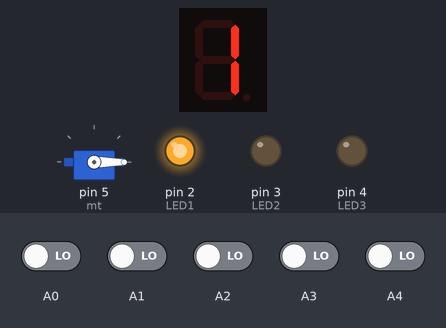
A sketch run on a simulated Arduino Uno, built with avr-gcc and run on an emulated ATmega328P. Parts: 1-digit seven-segment display, servo, output pins drawn as LEDs (lit = HIGH). Wiring (inferred from the names in the program): 1-digit 7-segment display, segments lit when LOW: segments pin 12, pin 13, pin 8, pin 7, pin 6, pin 11, pin 10, pin 9. Dashed ring = blinking. The test bench sets the inputs (shaded band); at power-on: A0–4 LOW. The segment pins are drawn as the display they are named for; pins used as bus, display or sensor lines are not drawn; what the sketch prints to the serial monitor is not drawn.

Above: at 1.2 s.
1.3 s: A0 driven HIGH
At 2.0 s:
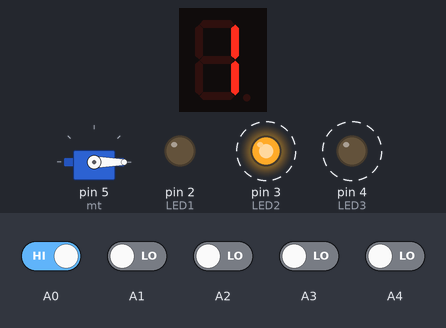
2.9 s: A4 driven HIGH
At 3.53 s:
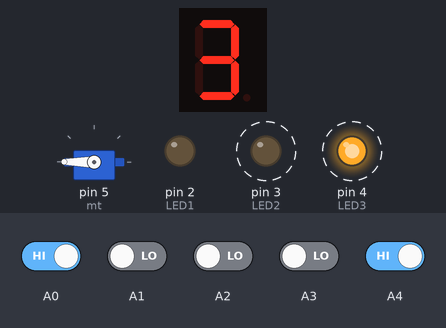
5.3 s: A0 driven LOW
At 6.1 s:
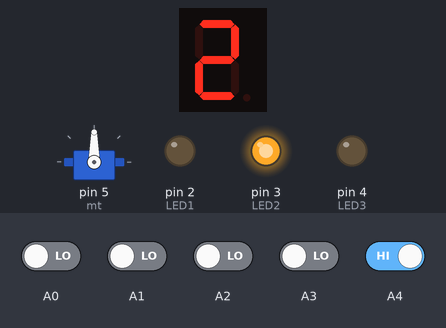
7.0 s: A1 driven HIGH
At 8.2 s:
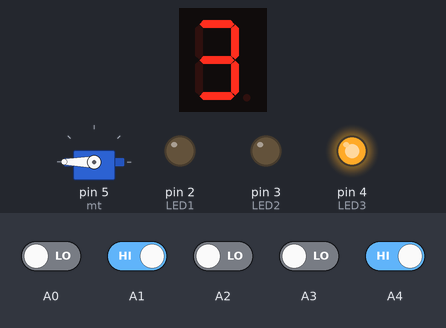
8.6 s: A2 driven HIGH
At 9.8 s:
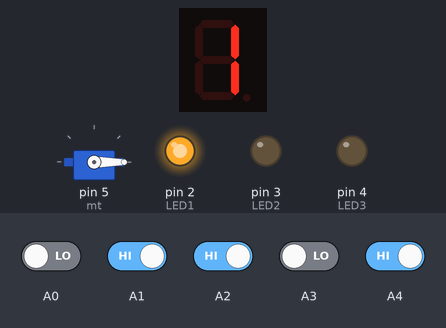
10.7 s: A2 driven LOW
At 11.7 s:
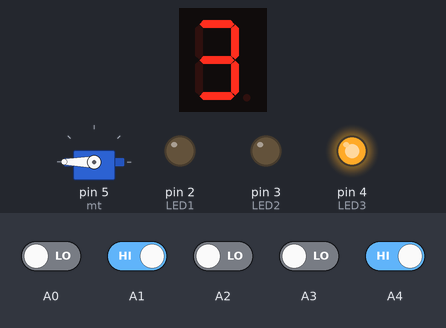
Timing chart, 0 to 13.7 s (numbered marks = the images above; inputs shaded):
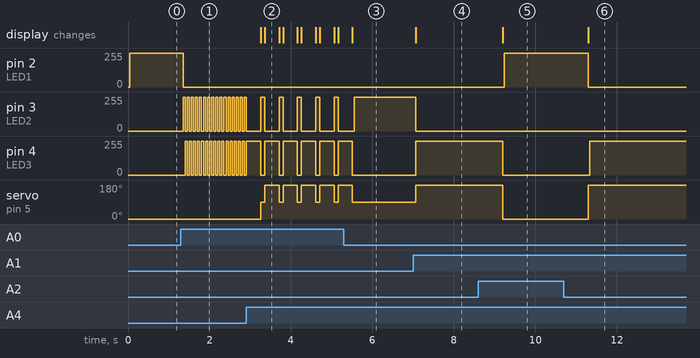

The sketch:

amsp_elevador1.ino
```cpp
#include<Servo.h>
int A = 12;
int B = 13;
int C = 8;
int D = 7;
int E = 6;
int F = 11;
int G = 10;
int DP = 9;
Servo mt;
int andar = 1;
int LED=1;
int LED1=2;
int LED2=3;
int LED3=4;

int bt1=0;
int bt2=0;
int bt3=0;
int bt4=0;
int bt=0;

void setup(){
  pinMode(A, OUTPUT);
  pinMode(B, OUTPUT);
  pinMode(C, OUTPUT);
  pinMode(D, OUTPUT);
  pinMode(E, OUTPUT);
  pinMode(F, OUTPUT);
  pinMode(G, OUTPUT);
  pinMode(DP, OUTPUT);
  mt.attach(5);
  mt.write(0);
  Serial.begin(9600);
  pinMode(LED1, OUTPUT);
  pinMode(LED2, OUTPUT);
  pinMode(LED3, OUTPUT);

}
void loop(){
  Serial.println(andar);
  bt=digitalRead(A0);
  bt1=digitalRead(A1);
  bt2=digitalRead(A2);
  bt3=digitalRead(A3);
  bt4=digitalRead(A4);

  if(andar==1){

    digitalWrite(A, 1);
    digitalWrite(B, 0);
    digitalWrite(C, 0);
    digitalWrite(D, 1);
    digitalWrite(E, 1);
    digitalWrite(F, 1);
    digitalWrite(G, 1);
    digitalWrite(DP, 1);
    mt.write(0);
  }
    if(andar==2){

    digitalWrite(A, 0);
    digitalWrite(B, 0);
    digitalWrite(C, 1);
    digitalWrite(D, 0);
    digitalWrite(E, 0);
    digitalWrite(F, 1);
    digitalWrite(G, 0);
    digitalWrite(DP, 1);
      mt.write(90);
  }
    if(andar==3){

    digitalWrite(A, 0);
    digitalWrite(B, 0);
    digitalWrite(C, 0);
    digitalWrite(D, 0);
    digitalWrite(E, 1);
    digitalWrite(F, 1);
    digitalWrite(G, 0);
    digitalWrite(DP, 1);
      mt.write(180);
  }
  digitalWrite(LED1, 0);
  digitalWrite(LED2, 0);
  digitalWrite(LED3, 0);

  if(LED==1){
   digitalWrite(LED1, 1);
  }
  if(LED==2){
   digitalWrite(LED2, 1);
  }
  if(LED==3){
   digitalWrite(LED3, 1);
  }


  if(bt==1){
    LED++;
    delay(50);
    if(LED>3){
      LED=2;
    }

  }
   if(bt1==1){
    LED=3;
   }
    if(bt2==1){
    LED=1;
  }
   if(bt3==1){
    LED--;
    delay(50);
    if(LED<1){
      LED=2;
    }

  }
   if(bt4==1){
     if(andar==1){
     while(LED != andar){
       andar++;
       delay(300);

     }
     }
      if(andar==2){
        if(LED==3){
          andar=3;
          delay(50);
        }
         if(LED==1){
          andar=1;
          delay(50);
        }
     }
       if(andar==3){
     while(LED != andar){
       andar--;
       delay(300);

     }
}

   }
}
```

Measured:
- after the input at 1.3 s, pin 2 (LED1): 253/255 → 0/255 after 0.06 s; pin 3 (LED2): alternates 255/255 for 0.05 s and 0/255 for 0.05 s, starting after 0.05 s; pin 4 (LED3): alternates 255/255 for 0.05 s and 0/255 for 0.05 s, starting after 0.10 s
- after the input at 2.9 s, pin 3 (LED2): alternates 255/255 for 0.10 s and 0/255 for 0.35 s, starting after 0.36 s; pin 4 (LED3): alternates 255/255 for 0.35 s and 0/255 for 0.10 s, starting after 0.36 s
- after the input at 5.3 s, pin 4 (LED3): goes on until 5.5 s, then stays 0/255; servo on pin 5 (mt): goes on until 5.5 s, then stays 90°
- after the input at 7.0 s, pin 3 (LED2): 253/255 → 0/255 at once; pin 4 (LED3): 0/255 → 255/255 after 0.07 s; servo on pin 5 (mt): 90° → 180° after 0.07 s; the display: changes after 0.07 s (image 4)
- after the input at 8.6 s, pin 2 (LED1): 0/255 → 253/255 after 0.64 s; pin 4 (LED3): 255/255 → 0/255 after 0.60 s; servo on pin 5 (mt): 180° → 0° after 0.60 s; the display: changes after 0.60 s (image 5)
- after the input at 10.7 s, pin 2 (LED1): 253/255 → 255/255 at once, → 0/255 0.58 s later; pin 4 (LED3): 0/255 → 255/255 after 0.64 s; servo on pin 5 (mt): 0° → 180° after 0.60 s; the display: changes after 0.60 s (image 6)
